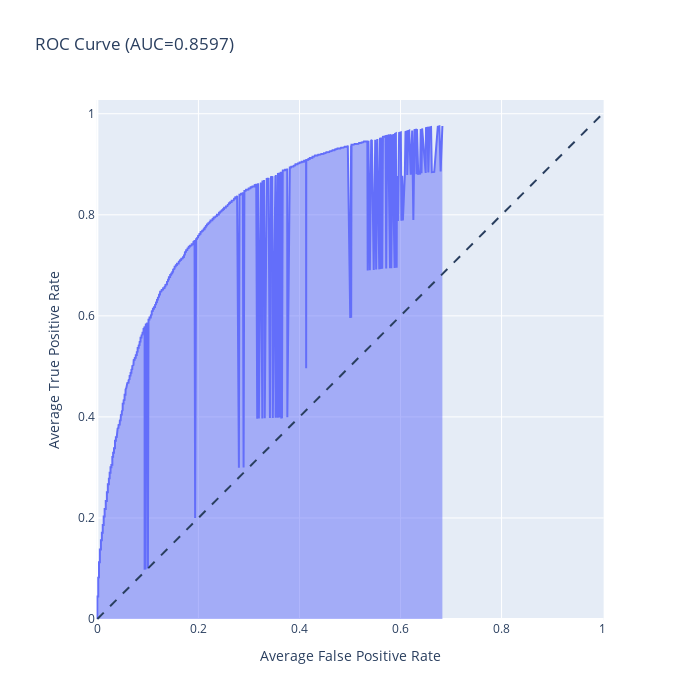
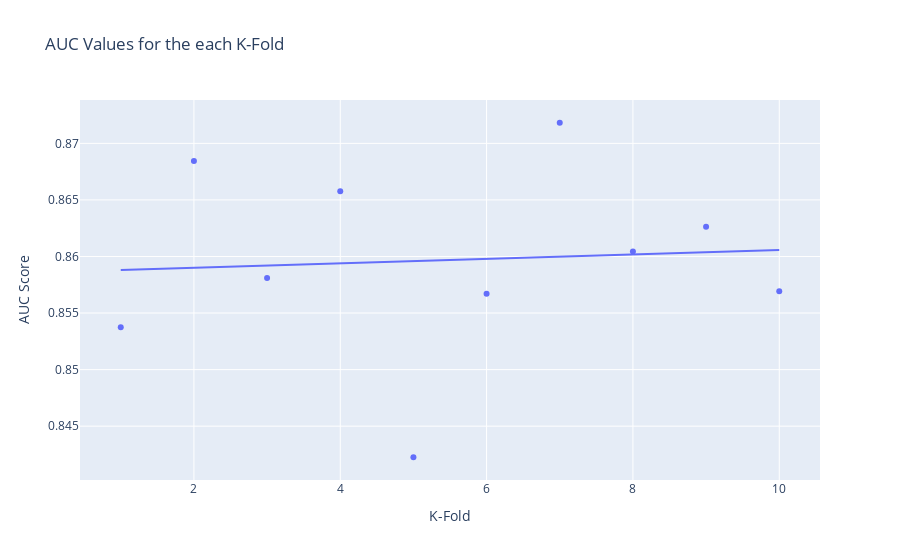

The notebook cell these images were saved under, in order:
### Markdown cell above
##### Vector Size of 50

### Code cell
# Tokenize the text and pad sequences
texts = df['Cleaned Text with V lemmatization']
tokenizer = Tokenizer()
tokenizer.fit_on_texts(texts)
sequences = tokenizer.texts_to_sequences(texts)
maxLen = 150
sequences = pad_sequences(sequences, maxlen=maxLen)

# Create an embedding matrix
vocab_len = len(tokenizer.word_index) + 1
embed_vector_len = 50
embedding_matrix = np.zeros((vocab_len, embed_vector_len))

# Load GloVe embeddings
glove_path = 'glove.twitter.27B.50d.txt' 
glove_index = {}
with open(glove_path, encoding="utf-8") as f:
    for line in f:
        values = line.split()
        word = values[0]
        vector = np.asarray(values[1:], dtype='float32')
        glove_index[word] = vector

# Create a feature matrix with average word embeddings using GloVe
feature_matrix = np.array([
    np.mean([glove_index.get(word, np.zeros(embed_vector_len)) for word in tokenizer.sequences_to_texts([seq])[0].split()], axis=0)
    for seq in sequences
])

y = df['Label']
perform_kfold_cross_validation_with_lstm(feature_matrix, y)

### Figure 1 — Plotly figure (JSON) as saved in the notebook; plotly's stock layout.template omitted (floating-point values rounded to 4 significant figures; data arrays with more than 128 entries replaced by an {"elided": "..."} marker saying what was removed)
{"data": [{"fillpattern": {"shape": ""}, "hovertemplate": "Average False Positive Rate=%{x}<br>Average True Positive Rate=%{y}<extra></extra>", "legendgroup": "", "line": {"color": "#636efa"}, "marker": {"symbol": "circle"}, "mode": "lines", "name": "", "orientation": "v", "showlegend": false, "stackgroup": "1", "type": "scatter", "x": {"elided": "449 float values"}, "xaxis": "x", "y": {"elided": "449 float values"}, "yaxis": "y"}], "layout": {"height": 700, "legend": {"tracegroupgap": 0}, "shapes": [{"line": {"dash": "dash"}, "type": "line", "x0": 0, "x1": 1, "y0": 0, "y1": 1}], "title": {"text": "ROC Curve (AUC=0.8597)"}, "width": 700, "xaxis": {"anchor": "y", "constrain": "domain", "domain": [0, 1], "title": {"text": "Average False Positive Rate"}}, "yaxis": {"anchor": "x", "domain": [0, 1], "scaleanchor": "x", "scaleratio": 1, "title": {"text": "Average True Positive Rate"}}}}

### Figure 2 — Plotly figure (JSON) as saved in the notebook; plotly's stock layout.template omitted (floating-point values rounded to 4 significant figures)
{"data": [{"hovertemplate": "K-Fold=%{x}<br>AUC Score=%{y}<extra></extra>", "legendgroup": "", "marker": {"color": "#636efa", "symbol": "circle"}, "mode": "markers", "name": "", "orientation": "v", "showlegend": false, "type": "scatter", "x": [1, 2, 3, 4, 5, 6, 7, 8, 9, 10], "xaxis": "x", "y": [0.8537, 0.8684, 0.8581, 0.8658, 0.8423, 0.8567, 0.8718, 0.8605, 0.8626, 0.8569], "yaxis": "y"}, {"hovertemplate": "<b>OLS trendline</b><br>y = 0.000196792 * x + 0.858601<br>R<sup>2</sup>=0.005084<br><br>K-Fold=%{x}<br>AUC Score=%{y} <b>(trend)</b><extra></extra>", "legendgroup": "", "marker": {"color": "#636efa", "symbol": "circle"}, "mode": "lines", "name": "", "showlegend": false, "type": "scatter", "x": [1, 2, 3, 4, 5, 6, 7, 8, 9, 10], "xaxis": "x", "y": [0.8588, 0.859, 0.8592, 0.8594, 0.8596, 0.8598, 0.86, 0.8602, 0.8604, 0.8606], "yaxis": "y"}], "layout": {"legend": {"tracegroupgap": 0}, "title": {"text": "AUC Values for the each K-Fold"}, "xaxis": {"anchor": "y", "domain": [0, 1], "title": {"text": "K-Fold"}}, "yaxis": {"anchor": "x", "domain": [0, 1], "title": {"text": "AUC Score"}}}}
